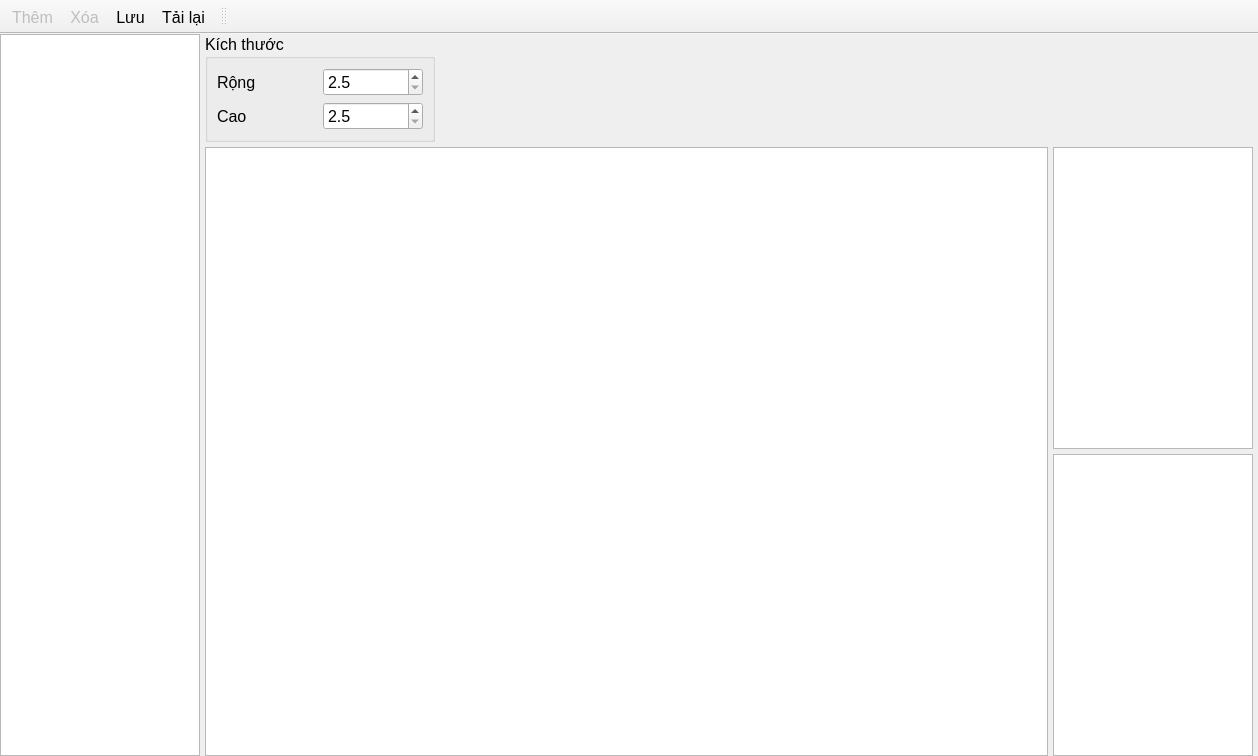
<?xml version="1.0" encoding="UTF-8"?>
<ui version="4.0">
 <class>DesignWindow</class>
 <widget class="QMainWindow" name="DesignWindow">
  <property name="geometry">
   <rect>
    <x>0</x>
    <y>0</y>
    <width>1258</width>
    <height>756</height>
   </rect>
  </property>
  <property name="font">
   <font>
    <pointsize>12</pointsize>
   </font>
  </property>
  <property name="windowTitle">
   <string>MainWindow</string>
  </property>
  <widget class="QWidget" name="centralwidget">
   <layout class="QGridLayout" name="gridLayout_2">
    <property name="leftMargin">
     <number>0</number>
    </property>
    <property name="topMargin">
     <number>0</number>
    </property>
    <property name="rightMargin">
     <number>5</number>
    </property>
    <property name="bottomMargin">
     <number>0</number>
    </property>
    <property name="spacing">
     <number>5</number>
    </property>
    <item row="1" column="3">
     <widget class="TableView" name="tbvModelParams">
      <property name="minimumSize">
       <size>
        <width>200</width>
        <height>0</height>
       </size>
      </property>
      <property name="editTriggers">
       <set>QAbstractItemView::NoEditTriggers</set>
      </property>
      <attribute name="horizontalHeaderStretchLastSection">
       <bool>true</bool>
      </attribute>
      <attribute name="verticalHeaderVisible">
       <bool>false</bool>
      </attribute>
      <attribute name="verticalHeaderMinimumSectionSize">
       <number>22</number>
      </attribute>
      <attribute name="verticalHeaderDefaultSectionSize">
       <number>22</number>
      </attribute>
     </widget>
    </item>
    <item row="2" column="3">
     <widget class="TableView" name="tbvLotParams">
      <property name="minimumSize">
       <size>
        <width>200</width>
        <height>0</height>
       </size>
      </property>
      <property name="editTriggers">
       <set>QAbstractItemView::NoEditTriggers</set>
      </property>
      <attribute name="horizontalHeaderStretchLastSection">
       <bool>true</bool>
      </attribute>
      <attribute name="verticalHeaderVisible">
       <bool>false</bool>
      </attribute>
      <attribute name="verticalHeaderMinimumSectionSize">
       <number>22</number>
      </attribute>
      <attribute name="verticalHeaderDefaultSectionSize">
       <number>22</number>
      </attribute>
     </widget>
    </item>
    <item row="0" column="0" rowspan="3">
     <widget class="TableView" name="tbvDesign">
      <property name="minimumSize">
       <size>
        <width>200</width>
        <height>0</height>
       </size>
      </property>
      <property name="maximumSize">
       <size>
        <width>300</width>
        <height>16777215</height>
       </size>
      </property>
      <property name="font">
       <font>
        <pointsize>12</pointsize>
       </font>
      </property>
      <property name="editTriggers">
       <set>QAbstractItemView::NoEditTriggers</set>
      </property>
      <property name="alternatingRowColors">
       <bool>true</bool>
      </property>
      <attribute name="horizontalHeaderStretchLastSection">
       <bool>true</bool>
      </attribute>
      <attribute name="verticalHeaderVisible">
       <bool>false</bool>
      </attribute>
      <attribute name="verticalHeaderMinimumSectionSize">
       <number>22</number>
      </attribute>
      <attribute name="verticalHeaderDefaultSectionSize">
       <number>22</number>
      </attribute>
     </widget>
    </item>
    <item row="0" column="1">
     <widget class="QGroupBox" name="groupBox">
      <property name="minimumSize">
       <size>
        <width>0</width>
        <height>0</height>
       </size>
      </property>
      <property name="title">
       <string>Kích thước</string>
      </property>
      <layout class="QGridLayout" name="gridLayout_3">
       <item row="0" column="0">
        <widget class="QLabel" name="label">
         <property name="text">
          <string>Rộng</string>
         </property>
        </widget>
       </item>
       <item row="1" column="0">
        <widget class="QLabel" name="label_2">
         <property name="minimumSize">
          <size>
           <width>100</width>
           <height>0</height>
          </size>
         </property>
         <property name="text">
          <string>Cao</string>
         </property>
        </widget>
       </item>
       <item row="0" column="1">
        <widget class="QDoubleSpinBox" name="spxDesignWidth">
         <property name="minimumSize">
          <size>
           <width>100</width>
           <height>0</height>
          </size>
         </property>
         <property name="decimals">
          <number>1</number>
         </property>
         <property name="minimum">
          <double>2.500000000000000</double>
         </property>
         <property name="maximum">
          <double>50.000000000000000</double>
         </property>
         <property name="singleStep">
          <double>0.100000000000000</double>
         </property>
        </widget>
       </item>
       <item row="1" column="1">
        <widget class="QDoubleSpinBox" name="spxDesignHeight">
         <property name="minimumSize">
          <size>
           <width>100</width>
           <height>0</height>
          </size>
         </property>
         <property name="decimals">
          <number>1</number>
         </property>
         <property name="minimum">
          <double>2.500000000000000</double>
         </property>
         <property name="maximum">
          <double>50.000000000000000</double>
         </property>
         <property name="singleStep">
          <double>0.100000000000000</double>
         </property>
        </widget>
       </item>
      </layout>
     </widget>
    </item>
    <item row="0" column="2" rowspan="2">
     <spacer name="horizontalSpacer">
      <property name="orientation">
       <enum>Qt::Horizontal</enum>
      </property>
      <property name="sizeHint" stdset="0">
       <size>
        <width>4000</width>
        <height>20</height>
       </size>
      </property>
     </spacer>
    </item>
    <item row="1" column="1" rowspan="2" colspan="2">
     <widget class="TableView" name="tbvBlocks">
      <property name="font">
       <font>
        <pointsize>12</pointsize>
       </font>
      </property>
      <property name="styleSheet">
       <string notr="true"/>
      </property>
      <property name="alternatingRowColors">
       <bool>true</bool>
      </property>
      <attribute name="horizontalHeaderStretchLastSection">
       <bool>true</bool>
      </attribute>
      <attribute name="verticalHeaderVisible">
       <bool>false</bool>
      </attribute>
      <attribute name="verticalHeaderMinimumSectionSize">
       <number>22</number>
      </attribute>
      <attribute name="verticalHeaderDefaultSectionSize">
       <number>22</number>
      </attribute>
     </widget>
    </item>
   </layout>
  </widget>
  <widget class="QToolBar" name="tbrMenu">
   <property name="windowTitle">
    <string>toolBar</string>
   </property>
   <property name="movable">
    <bool>false</bool>
   </property>
   <property name="iconSize">
    <size>
     <width>80</width>
     <height>24</height>
    </size>
   </property>
   <property name="toolButtonStyle">
    <enum>Qt::ToolButtonTextUnderIcon</enum>
   </property>
   <attribute name="toolBarArea">
    <enum>TopToolBarArea</enum>
   </attribute>
   <attribute name="toolBarBreak">
    <bool>false</bool>
   </attribute>
   <addaction name="actionNew"/>
   <addaction name="actionRemove"/>
   <addaction name="actionSave"/>
   <addaction name="actionLoad"/>
  </widget>
  <widget class="QToolBar" name="tbrSearch">
   <property name="windowTitle">
    <string>toolBar_2</string>
   </property>
   <attribute name="toolBarArea">
    <enum>TopToolBarArea</enum>
   </attribute>
   <attribute name="toolBarBreak">
    <bool>false</bool>
   </attribute>
  </widget>
  <action name="actionNew">
   <property name="enabled">
    <bool>false</bool>
   </property>
   <property name="icon">
    <iconset resource="../ui/icons.qrc">
     <normaloff>:/icons/plus_48px.png</normaloff>:/icons/plus_48px.png</iconset>
   </property>
   <property name="text">
    <string>Thêm</string>
   </property>
  </action>
  <action name="actionRemove">
   <property name="enabled">
    <bool>false</bool>
   </property>
   <property name="icon">
    <iconset resource="../ui/icons.qrc">
     <normaloff>:/icons/close_window_48px.png</normaloff>:/icons/close_window_48px.png</iconset>
   </property>
   <property name="text">
    <string>Xóa</string>
   </property>
  </action>
  <action name="actionSave">
   <property name="icon">
    <iconset resource="../ui/icons.qrc">
     <normaloff>:/icons/save_48px.png</normaloff>:/icons/save_48px.png</iconset>
   </property>
   <property name="text">
    <string>Lưu</string>
   </property>
  </action>
  <action name="actionLoad">
   <property name="icon">
    <iconset resource="../ui/icons.qrc">
     <normaloff>:/icons/reset_48px.png</normaloff>:/icons/reset_48px.png</iconset>
   </property>
   <property name="text">
    <string>Tải lại</string>
   </property>
  </action>
 </widget>
 <customwidgets>
  <customwidget>
   <class>TableView</class>
   <extends>QTableView</extends>
   <header>tableview.h</header>
  </customwidget>
 </customwidgets>
 <resources>
  <include location="../ui/icons.qrc"/>
 </resources>
 <connections/>
</ui>
